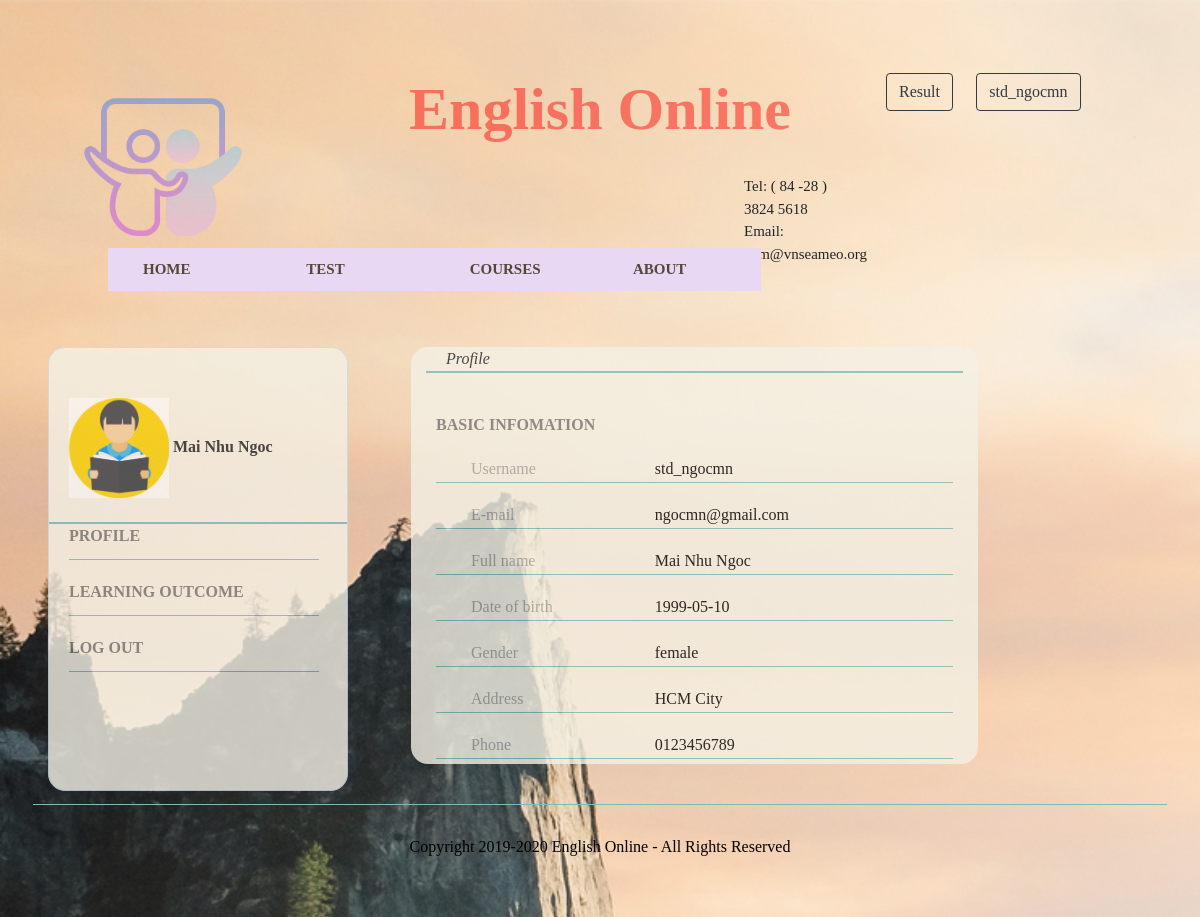
Before: /index.php?click=info&username=std_ngocmn (signed in) with the older database file.
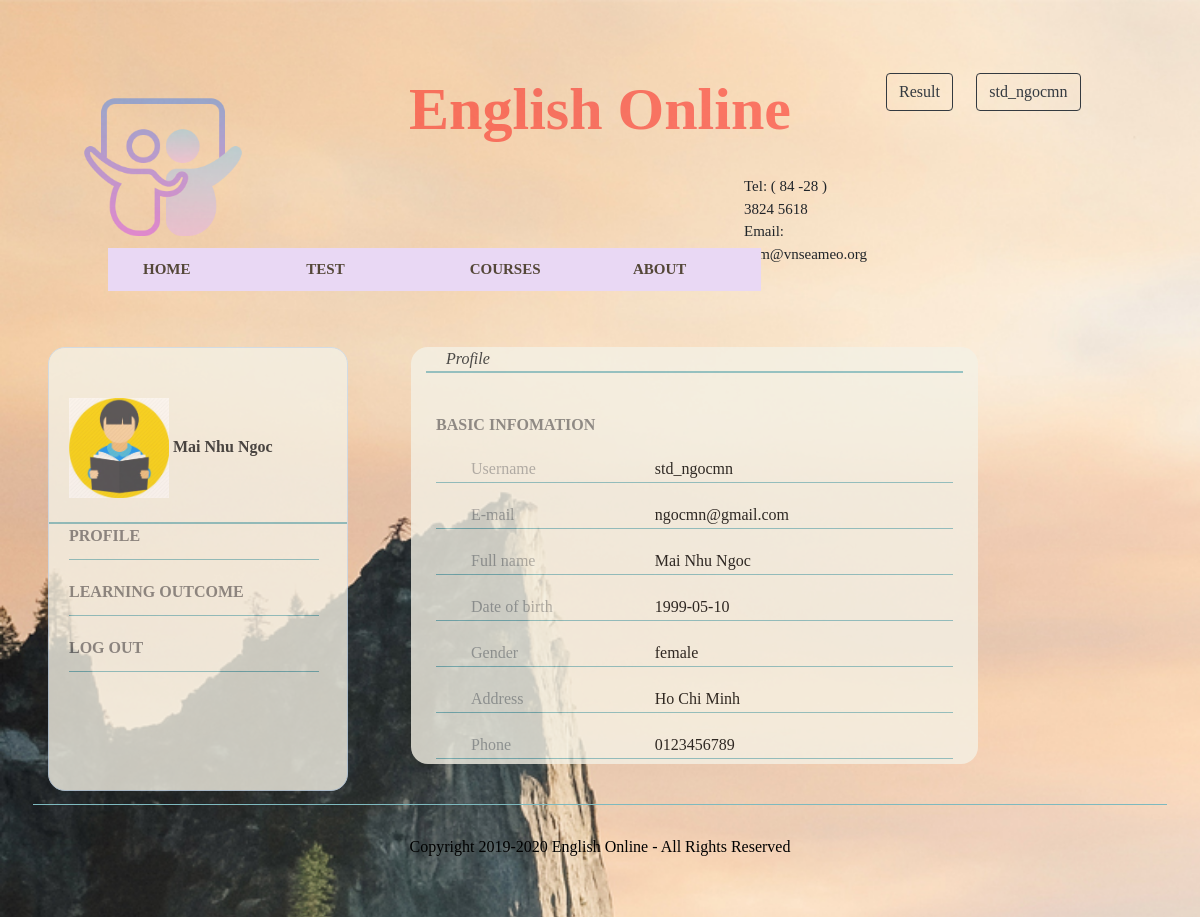
After: the same page with the newer database file.
### tables this page shows
CREATE TABLE `student` (
  `USERNAME` char(20) NOT NULL,
  `FULLNAME` varchar(50) NOT NULL,
  `DOB` date DEFAULT NULL,
  `SEX` varchar(10) DEFAULT NULL,
  `EMAIL` varchar(50) DEFAULT NULL,
  `ADDRESS` varchar(150) DEFAULT NULL,
  `PHONE` char(12) DEFAULT NULL
);

### site/user-right/user-info.php (the view, shortened to what this page needs)
<?php
	$username = $_SESSION['login'];
	$sql = "SELECT * FROM `account` WHERE username = '$username'";
	$result = $conn->query($sql);
	$row = $result->fetch_assoc();
	if ($row['role_id'] == 'student') {
		$sql2 = "SELECT * FROM `student` WHERE username = '$username'";
	}
	else
	{
		$sql2 = "SELECT * FROM `teacher` WHERE username = '$username'";
	}
	 $result2 = $conn->query($sql2);
     $row2 = $result2->fetch_assoc();
?>
    <link rel="stylesheet" type="text/css" href="css/user-infom.css">
	<link rel="stylesheet" type="text/css" href="bootstrap/css/bootstrap.min.css">
<div class="container">
	<div class="row">
		<div class="col-md-4"></div>
		<div class="col-md-6 info_">
			<div class="s_tittle"><i>Profile</i></div>
			<div class="ul_basic_info">
				<div class="label_ul"><span class="label_list">Basic Infomation</span></div>
				<ul class="ul_info">
					<li class="li_username row">
						<div class="ul_info_1"><span class="label_info col-md-5">Username</span></div>
						<div class="ul_info_2"><?php echo $row['username']; ?></div>
					</li>
					<li class="li_email row">
						<div class="ul_info_1"><span class="label_info col-md-5">E-mail</span></div>
						<div class="ul_info_2"><?php echo $row2['EMAIL']; ?></div>
					</li>
					<li class="li_Hoten row">
						<div class="ul_info_1"><span class="label_info col-md-5">Full name</span></div>
						<div class="ul_info_2"><?php echo $row2['FULLNAME']; ?></div>
					</li>
					<li class="li_birth row">
						<div class="ul_info_1"><span class="label_info col-md-5">Date of birth</span></div>
						<div class="ul_info_2"><?php echo $row2['DOB']; ?></div>
					</li>
					<li class="li_gender row">
						<div class="ul_info_1"><span class="label_info col-md-5">Gender</span></div>
						<div class="ul_info_2"><?php echo $row2['SEX']; ?></div>
					</li>
					<li class="li_addr row">
						<div class="ul_info_1"><span class="label_info col-md-5">Address</span></div>
						<div class="ul_info_2"><?php echo $row2['ADDRESS']; ?></div>
					</li>
					<li class="li_phone row">
						<div class="ul_info_1"><span class="label_info col-md-5">Phone</span></div>
						<div class="ul_info_2"><?php echo $row2['PHONE']; ?></div>
					</li>
				</ul>
			</div>
		</div>
</div>
</div>

### site/user-left/user-menu.php (shortened to what this page needs)
<?php
$username = $_SESSION['login'];
$sql = "SELECT * FROM `account` WHERE username = '$username'";
$result = $conn->query($sql);
$row = $result->fetch_assoc();
if ($row['role_id'] == 'student') {
	$sql2 = "SELECT * FROM `student` WHERE username = '$username'";
}
else {
	$sql2 = "SELECT * FROM `teacher` WHERE username = '$username'";
}
$result2 = $conn->query($sql2);
$row2 = $result2->fetch_assoc();
?>
<link rel="stylesheet" type="text/css" href="css/user-menu.css">
<link rel="stylesheet" type="text/css" href="bootstrap/css/bootstrap.min.css">
<div class="container">
	<div class="user_sidebar">
		<div class="s_tittle">
			<img src="admin/modules/uploads/<?php echo $row['AVATAR'] ?>" alt="avata" height="100px" width="100px">
			<strong><?php echo $row2['FULLNAME'] ?></strong>
			<br><br>
		</div>
		<ul class="menu_user">
			<li class="info"><a href="./index.php?click=info"><b>Profile</b></a>
			</li>
			<li class="KQ"><a href="./index.php?click=lo&id=<?php echo $row['username'] ?>"><b>Learning Outcome</b></a>
			</li>
			<li class="logout"><a href="./index.php?click=info&ac=logout"><b>Log Out</b></a></li>
		</ul>
	</div>
</div>

Changed rows visible on the page:
changed student "Mai Nhu Ngoc": ADDRESS "HCM City" → "Ho Chi Minh"
